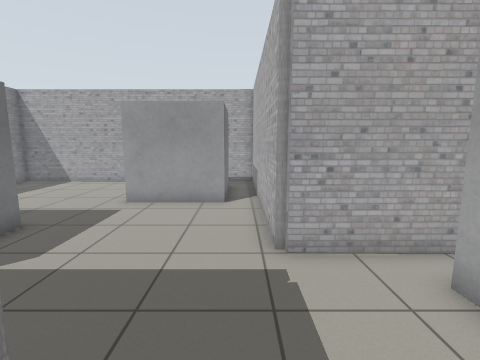
View 1 (above)

16 first-person views from a walk through a Gazebo world. The camera is 1.2 m above the floor, tilts 8° down and sees 85° across. The floor is counted in squares, 0.5 m on a side. Each view is taken from the middle of a square. On the plan, view 1 faces up. The plan holds only what a view shows up to about 17 squares ahead; the rest is blank.

View 2
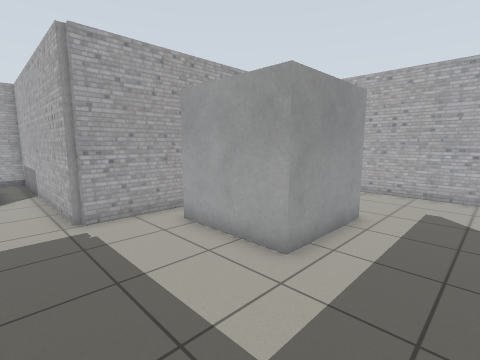

View 3
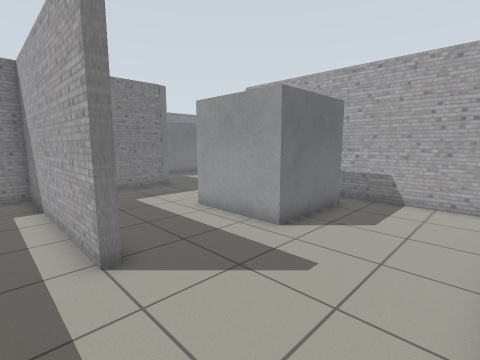

View 4
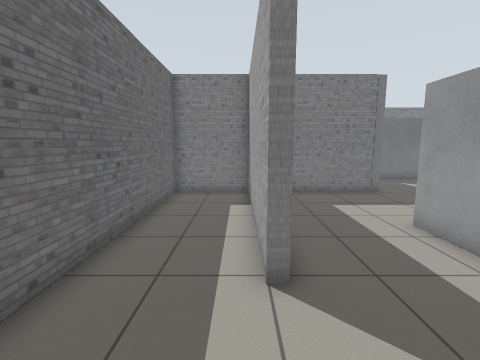

View 5
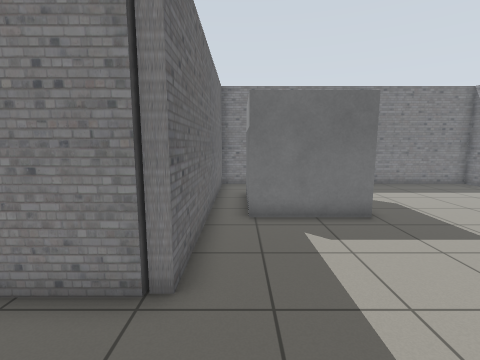

View 6
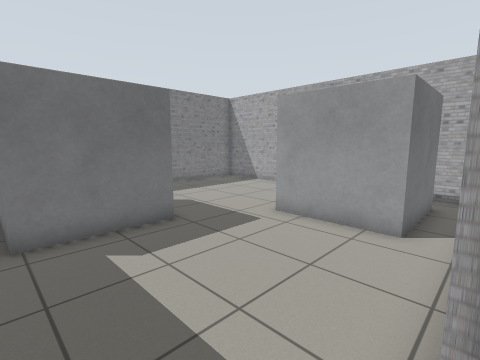

View 7
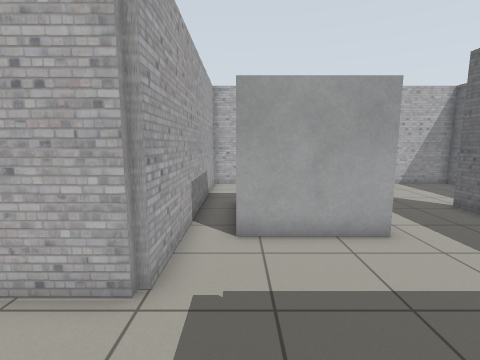

View 8
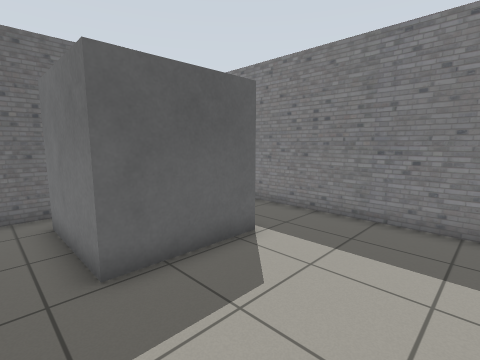

View 9
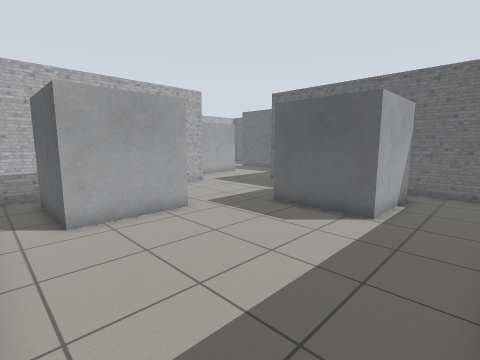

View 10
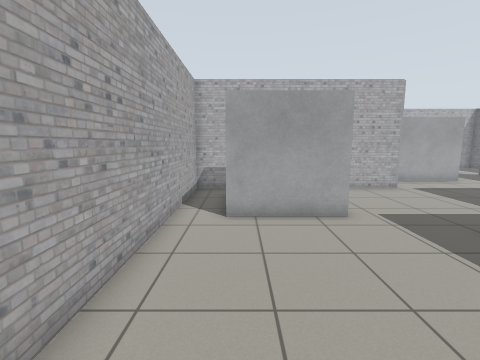

View 11
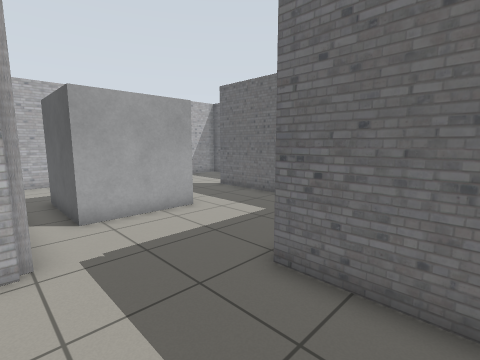

View 12
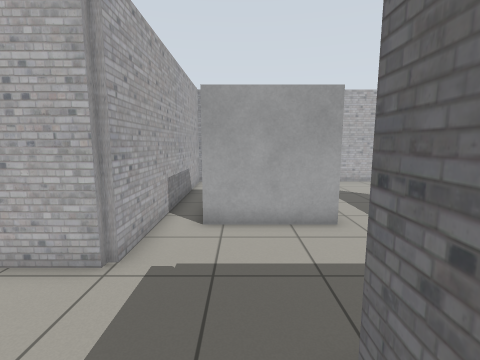

View 13
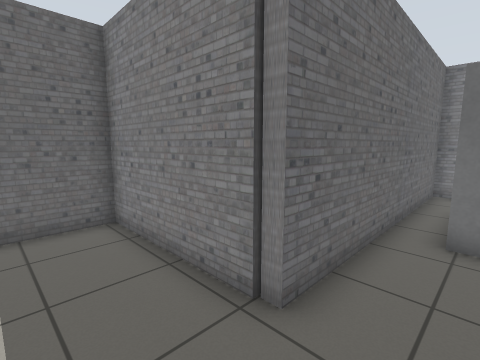

View 14
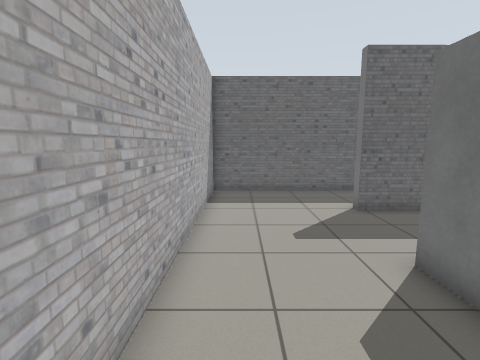

View 15
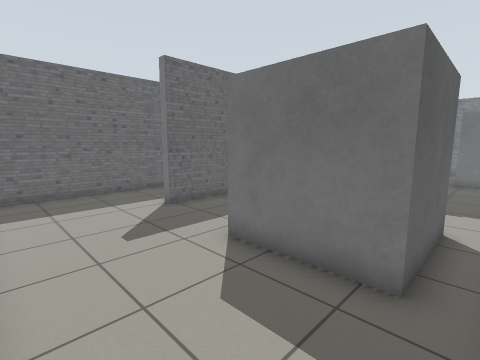

View 16
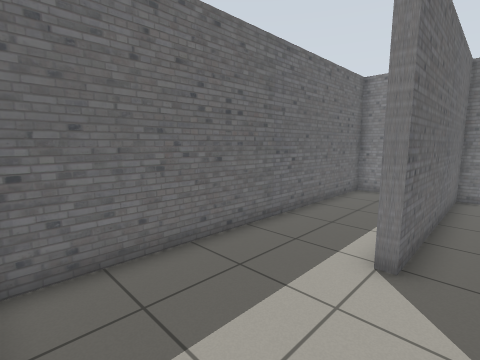

### Floor plan
Key: @ floor where view 1 was taken; # wall or solid block; . floor; O other object.
Columns run from 14 left of view 1 to 13 right of it. Each row starts with its distance up from view 1.
 17 ################
 16 #..............#
 15 #..............#
 14 #.........OOOO.#
 13 #.........   O.#
 12 #.........   O.#
 11 #.........   O.#
 10 #..............#
  9 #..............#
  8 #..............#
  7 #...OOOO.......#
  6 #...O   .......#############
  5 #...O   ...................#
  4 #...O   ..........OOOO.....#
  3 #.................O   .....#
  2 #############.....O   .....#
  1             #.....O   .....#
  0             #.@...OOOO.....#
 -1             #..............#
 -2             #..............#
 -3             #..............#
 -4             #########......#
 -5             #..............#
 -6             #..............#
 -7             #..............#
 -8             ################

Positions as (right, up) in squares from view 1, and headings:
1: (0, 0), facing up
2: (-1, -3), facing up-right
3: (12, -6), facing up-left
4: (11, -5), facing left
5: (2, 3), facing left
6: (1, 3), facing up-left
7: (-3, 4), facing right
8: (-5, 12), facing down-left
9: (-13, 16), facing down-right
10: (-13, 14), facing right
11: (-5, 6), facing down-right
12: (-4, 3), facing right
13: (1, 4), facing down-left
14: (11, 5), facing down
15: (12, 5), facing down-left
16: (12, -3), facing down-left
